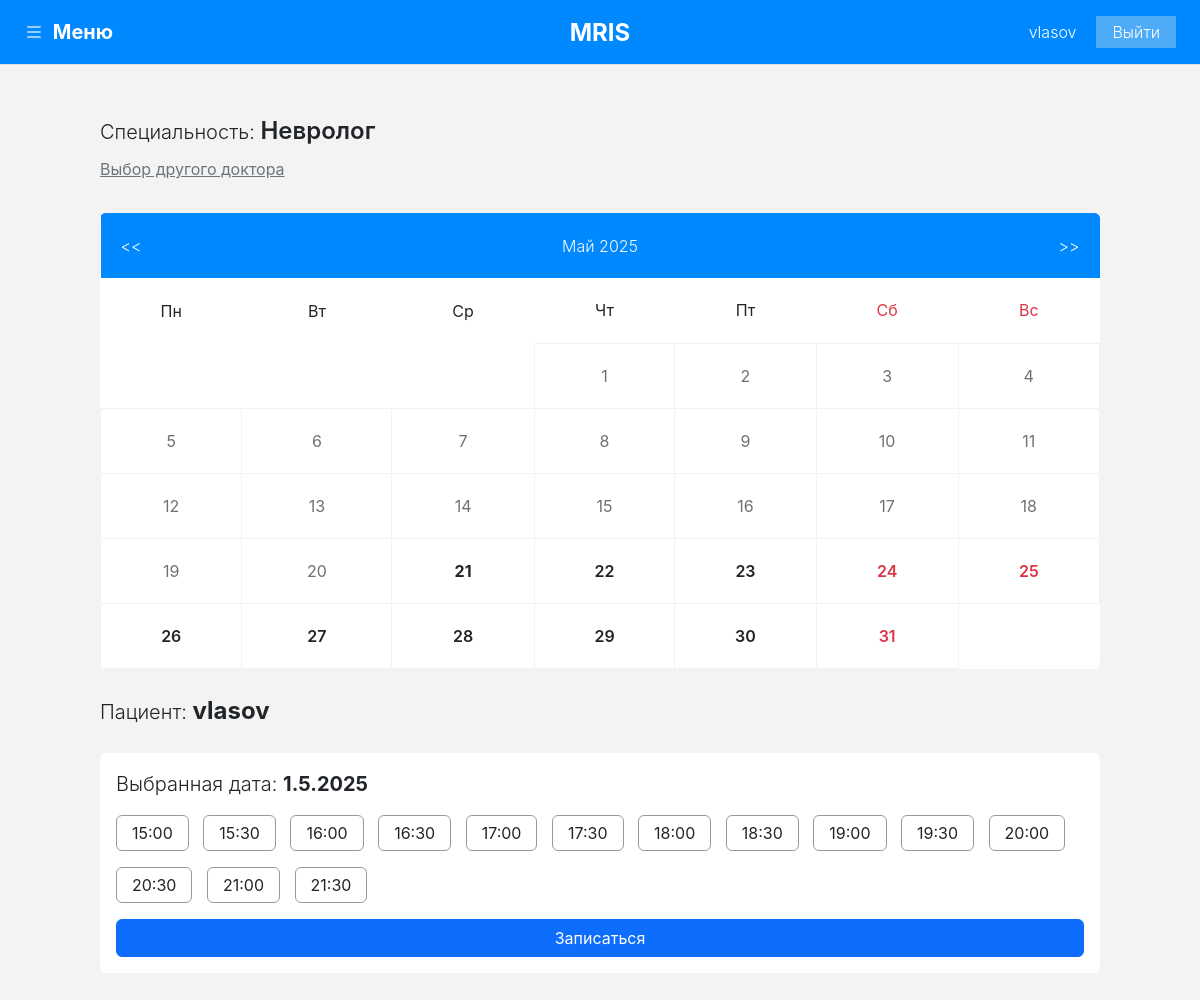
The app's page /page/record_patients.php?day=1&weekday=3&month=5&year=2025&doctor=1 (signed in) with its own data.
### tables this page shows
CREATE TABLE `patients` (
  `id` int UNSIGNED NOT NULL,
  `password` varchar(255) DEFAULT NULL,
  `login` varchar(20) DEFAULT NULL,
  `sector_card` varchar(255) DEFAULT 'Не указано',
  `date` datetime NOT NULL DEFAULT CURRENT_TIMESTAMP
);

CREATE TABLE `doctor_list` (
  `id` int NOT NULL,
  `specialization` varchar(255) DEFAULT NULL,
  `office` varchar(255) NOT NULL,
  `internal_phone` varchar(255) NOT NULL,
  `working_hours` varchar(255) NOT NULL,
  `change_doctors` varchar(1) NOT NULL,
  `status` varchar(255) NOT NULL,
  `doctor_id` varchar(11) NOT NULL
);

CREATE TABLE `record_patients_time` (
  `id` int NOT NULL,
  `time_name` varchar(5) NOT NULL,
  `change` varchar(255) NOT NULL
);

### page/record_patients.php (the view, shortened to what this page needs)
<?php
    if(!isset($_SESSION['user_patients'])){
        header('Location: /patients/login.php');
        exit;
    } else {
?>
<?php
include '../assets/inc/db.php';
include '../assets/modul/head_patients.php';
include '../assets/modul/header_patients.php';
if (isset($_GET['weekend'])) {
    $weekend = $_GET['weekend'];
} else {
    $weekend = 0;
}
$id_doctor = $_GET['doctor'];
?>
<div class="container mt-0 col-10">
	<div class="row">
<form action="record.php" method="POST" id="form1" class="p-0">
    <div class="row mb-3">
        <div class="d-flex flex-column gap-2">
<?php
$sql = "SELECT * FROM `doctor_list` WHERE `id` = $id_doctor";
$res_data = mysqli_query($link, $sql);
while($row = mysqli_fetch_array($res_data)){?>
    <p class="mb-0 fw-light fs-5 mt-5">Специальность: <span class="fs-4 fw-semibold"><?php echo $row['specialization']; ?></span>
    <p class="w-100"><a href="/choice_doctor.php" class="text-secondary text-decoration-underline">Выбор другого доктора</a></p>
<?php }?>
       </div>
</div>
<div style="overflow-x: auto;white-space: nowrap;">
            <?php include '../assets/inc/function/kalendar.php'; ?>
</div>
        <div class="my-4">
<?
$sql = "SELECT * FROM `patients` WHERE `id` = ".$_SESSION['user_patients']."";
$res_data = mysqli_query($link, $sql);
while($row = mysqli_fetch_array($res_data)){?>
    <p class="mb-0 fw-light fs-5">Пациент: <span class="fw-bold fs-4"><?php echo $row['login']; ?></span>
<? } ?>
</form>
        </div>
<?php
if (isset($_GET['day'])) {
    $day = $_GET['day'];
} else {
    $day = 0;
}
if (isset($_GET['month'])) {
    $month = $_GET['month'];
}
if (isset($_GET['year'])) {
    $year = $_GET['year'];
}
?>
<?php
if(!$day){
if (!$weekend) {
    echo '<div class="bg-white rounded p-4 text-center mb-5 border">
        <p class="mb-0 fs-5 fw-light">Выберите <span class="fw-bold">дату</span> на календаре!</p>
        <p class="mb-0 mt-2"><i class="bi bi-calendar4-week fs-2"></i></p>
    </div>';
} else {
    echo '<div class="bg-white rounded p-4 text-center mb-5 border">
        <p class="mb-0 fs-5 fw-light">В этот день у доктора выходной!</p>
        <p class="mb-0 mt-2"><i class="bi bi-calendar4-week fs-2"></i></p>
    </div>';
}
} else{
echo '<div class="bg-white rounded p-3 mb-5">';
echo '
<div class="">
    <p class="fs-5 fw-light">Выбранная дата: <span class="fw-bold">'.$day.'.'.$month.'.'.$year.'</span></p>
</div>';
$result = $link->query('SELECT `change_doctors` FROM `doctor_list` WHERE `id` = '. $id_doctor .'');
    while($row = $result->fetch_assoc()){
        $change_doctors = ''.$row['change_doctors'].'';
    }
$result = $link->query('SELECT * FROM record_patients_time WHERE `change` = '.$change_doctors.' AND id NOT IN (SELECT time_id_disabled FROM record_patients_date WHERE `doctor_id` = '. $id_doctor .'
 AND  `day` = '.$day.' AND `month` = '.$month.' AND `year` = '.$year.'); ');
     while($row = $result->fetch_assoc())
 {
 echo '
        <div class="form_radio_btn mb-3">
             <input type="radio" id="'.$row['id'].'" name="contact" value="'.$row['id'].'" onchange="document.getElementById(\'example\').value = this.value" <?php  echo $disabled_1; ?>
            <label for="'.$row['id'].'">'.$row['time_name'].'</label>
         </div>
 ';
 }
?>
<?php
echo '<button class="w-100 btn btn-primary" onclick="submitForms()" type="submit">Записаться</button>';
echo '</div>';
?>
<?php
}
?>
		    </div>
<?php } ?>
</body>
</html>

### assets/modul/header_patients.php (shortened to what this page needs)
<?php
include($_SERVER['DOCUMENT_ROOT'] . "/assets/inc/db.php");
$sql = "SELECT * FROM `patients` WHERE `id` = ".$_SESSION['user_patients']."";
$res_data = mysqli_query($link, $sql);
while($row = mysqli_fetch_array($res_data)){
$login = $row['login'];
} ?>
<header class="container-fluid p-0 bg-white position-relative">
  <div class="d-flex flex-wrap align-items-center justify-content-between justify-content-lg-between border-bottom px-4 py-3" style="background: #0089ff;">
<a class="text-white fs-5 fw-bold" data-bs-toggle="offcanvas" href="#offcanvasWithBothOptions" role="button" aria-controls="offcanvasExample">
  <i class="bi bi-list me-1"></i> <span class="d-md-inline-block d-none">Меню</span>
</a>
<a href="/" class="d-flex align-items-center col-auto text-dark text-decoration-none position-absolute top-50 start-50 translate-middle">
  <span class="fs-4 fw-bold text-white title-intro d-none d-md-block">MRIS</span>
</a>
<ul class="nav col-auto">
    <li><p class="mb-0 fw-light text-white p-1 me-3"><?php echo $login; ?></li>
    <?php
    if (!isset($_SESSION['user_patient'])) {
        echo '<li><a href="/patients/clear" class="nav-link py-1 fw-light text-white" style="background: #4dabf7;">Выйти</i></a></li>';
    } else {
    }
    ?>
</ul>
  </div>
</header>

### assets/css/style.css (style rules this page uses)
* { padding: 0; margin: 0; font-family: 'IBM Plex Sans'; font-family: 'Inter'; }
body, html { background: #F3F3F3; background-image: url("../image/site/fon-site.svg"); background-position: left bottom; background-size: cover; background-repeat: no-repeat; }
a { color: #8d8176; text-decoration: none !important; border: none !important; }
li { list-style-type: none; }
ul { margin-left: 0; padding-left: 0; }
.form_radio_btn { display: inline-block; margin-right: 10px; }
.form_radio_btn label { display: inline-block; cursor: pointer; padding: 0px 15px; line-height: 34px; border: 1px solid #999; border-radius: 6px; user-select: none; }

### records on screen
patients: login "vlasov"
doctor_list: specialization "Невролог"
record_patients_time: time_name "15:00"
record_patients_time: time_name "15:30"
record_patients_time: time_name "16:00"
record_patients_time: time_name "16:30"
record_patients_time: time_name "17:00"
record_patients_time: time_name "17:30"
record_patients_time: time_name "18:00"
record_patients_time: time_name "18:30"
record_patients_time: time_name "19:00"
record_patients_time: time_name "19:30"
record_patients_time: time_name "20:00"
record_patients_time: time_name "20:30"
record_patients_time: time_name "21:00"
record_patients_time: time_name "21:30"

### other values on screen
$Month_r[$month] "Май"
$year "2025"
$day "1"
$month "5"
